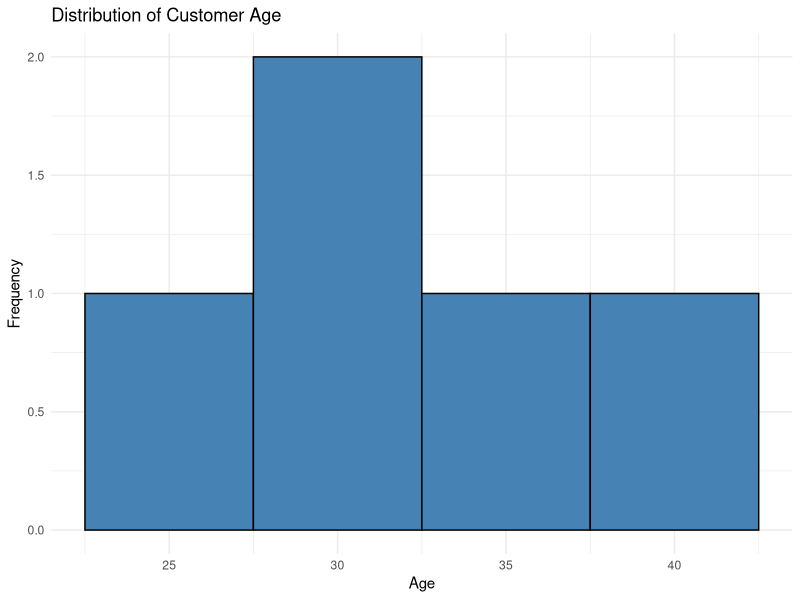
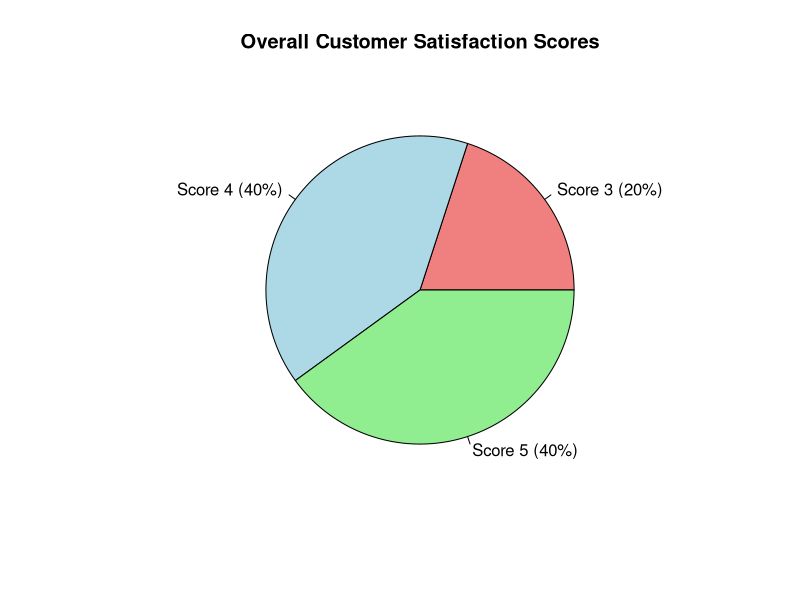
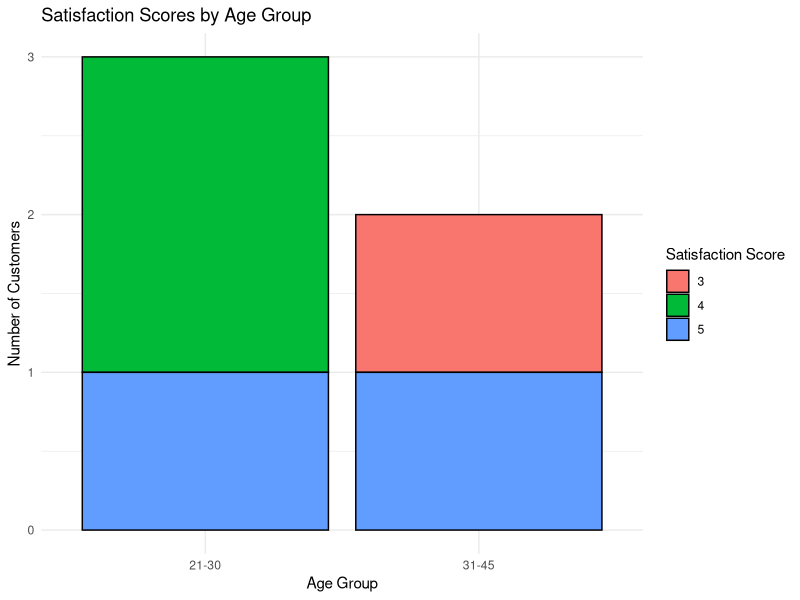

Generate these figures, in order, with R:
library(ggplot2)
customer_data <- data.frame(
  CustomerID = c(1, 2, 3, 4, 5),
  Age = c(25, 30, 35, 28, 40),
  SatisfactionScore = c(4, 5, 3, 4, 5)
)

print("Customer Feedback Analysis Dataset:")
print(customer_data)

hist_plot <- ggplot(customer_data, aes(x = Age)) +
  geom_histogram(binwidth = 5, fill = "steelblue", color = "black") +
  theme_minimal() +
  labs(title = "Distribution of Customer Age", 
       x = "Age", 
       y = "Frequency")

print(hist_plot)

score_counts <- table(customer_data$SatisfactionScore)
score_labels <- paste0("Score ", names(score_counts), " (", 
                       round(100 * score_counts / sum(score_counts), 1), "%)")
pie(score_counts, 
    labels = score_labels, 
    main = "Overall Customer Satisfaction Scores", 
    col = c("lightcoral", "lightblue", "lightgreen"))


customer_data$AgeGroup <- cut(customer_data$Age, 
                              breaks = c(20, 30, 45), 
                              labels = c("21-30", "31-45"))

stacked_bar_plot <- ggplot(customer_data, aes(x = AgeGroup, fill = as.factor(SatisfactionScore))) +
  geom_bar(position = "stack", color = "black") +
  theme_minimal() +
  labs(title = "Satisfaction Scores by Age Group",
       x = "Age Group",
       y = "Number of Customers",
       fill = "Satisfaction Score")

print(stacked_bar_plot)
